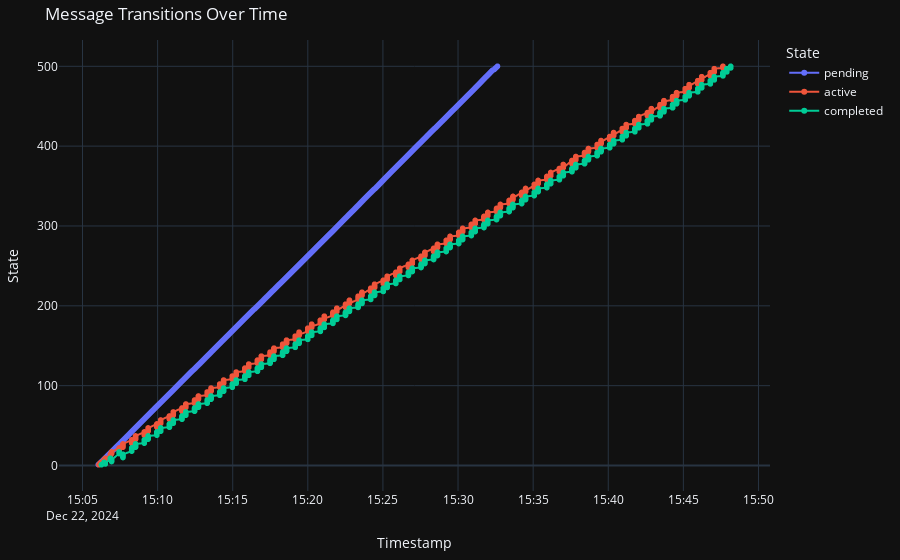
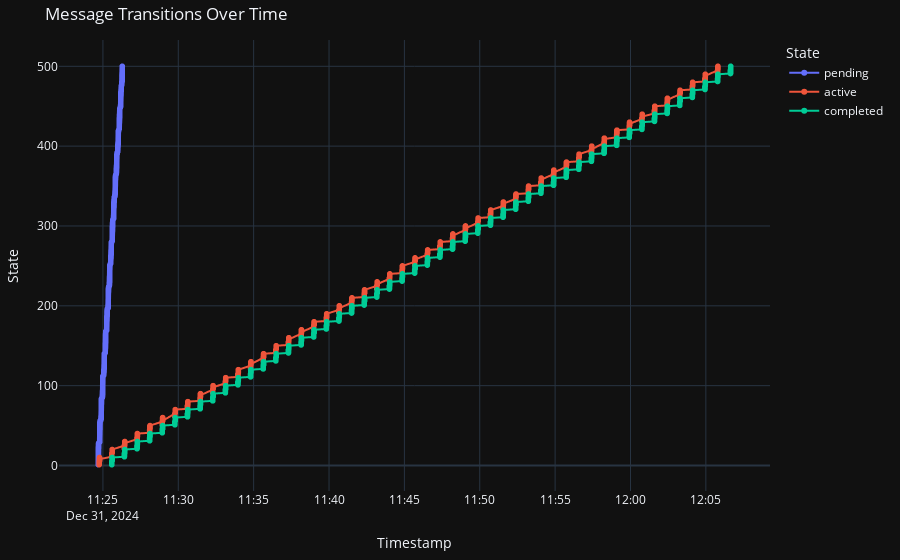

The code cell stored with these charts, in order, in its notebook:
### Code cell
analyze_message_flow(logs500)
analyze_message_flow(logs500_fast)

### Figure 1 — Plotly figure (JSON) as saved in the notebook; plotly's stock layout.template omitted (floating-point values rounded to 4 significant figures; data arrays with more than 128 entries replaced by an {"elided": "..."} marker saying what was removed)
{"data": [{"hovertemplate": "State=pending<br>Time=%{x}<br>message_id=%{y}<extra></extra>", "legendgroup": "pending", "line": {"color": "#636efa", "dash": "solid"}, "marker": {"symbol": "circle"}, "mode": "lines+markers", "name": "pending", "showlegend": true, "type": "scattergl", "x": {"elided": "500 str values"}, "xaxis": "x", "y": {"elided": "500 int values"}, "yaxis": "y"}, {"hovertemplate": "State=active<br>Time=%{x}<br>message_id=%{y}<extra></extra>", "legendgroup": "active", "line": {"color": "#EF553B", "dash": "solid"}, "marker": {"symbol": "circle"}, "mode": "lines+markers", "name": "active", "showlegend": true, "type": "scattergl", "x": {"elided": "500 str values"}, "xaxis": "x", "y": {"elided": "500 int values"}, "yaxis": "y"}, {"hovertemplate": "State=completed<br>Time=%{x}<br>message_id=%{y}<extra></extra>", "legendgroup": "completed", "line": {"color": "#00cc96", "dash": "solid"}, "marker": {"symbol": "circle"}, "mode": "lines+markers", "name": "completed", "showlegend": true, "type": "scattergl", "x": {"elided": "500 str values"}, "xaxis": "x", "y": {"elided": "500 int values"}, "yaxis": "y"}], "layout": {"hovermode": "closest", "legend": {"title": {"text": "State"}, "tracegroupgap": 0}, "margin": {"b": 40, "l": 40, "r": 40, "t": 40}, "title": {"text": "Message Transitions Over Time"}, "xaxis": {"anchor": "y", "domain": [0, 1], "showgrid": true, "title": {"text": "Timestamp"}}, "yaxis": {"anchor": "x", "domain": [0, 1], "showgrid": true, "title": {"text": "State"}}}}

### Figure 2 — Plotly figure (JSON) as saved in the notebook; plotly's stock layout.template omitted (floating-point values rounded to 4 significant figures; data arrays with more than 128 entries replaced by an {"elided": "..."} marker saying what was removed)
{"data": [{"hovertemplate": "State=pending<br>Time=%{x}<br>message_id=%{y}<extra></extra>", "legendgroup": "pending", "line": {"color": "#636efa", "dash": "solid"}, "marker": {"symbol": "circle"}, "mode": "lines+markers", "name": "pending", "showlegend": true, "type": "scattergl", "x": {"elided": "500 str values"}, "xaxis": "x", "y": {"elided": "500 int values"}, "yaxis": "y"}, {"hovertemplate": "State=active<br>Time=%{x}<br>message_id=%{y}<extra></extra>", "legendgroup": "active", "line": {"color": "#EF553B", "dash": "solid"}, "marker": {"symbol": "circle"}, "mode": "lines+markers", "name": "active", "showlegend": true, "type": "scattergl", "x": {"elided": "500 str values"}, "xaxis": "x", "y": {"elided": "500 int values"}, "yaxis": "y"}, {"hovertemplate": "State=completed<br>Time=%{x}<br>message_id=%{y}<extra></extra>", "legendgroup": "completed", "line": {"color": "#00cc96", "dash": "solid"}, "marker": {"symbol": "circle"}, "mode": "lines+markers", "name": "completed", "showlegend": true, "type": "scattergl", "x": {"elided": "500 str values"}, "xaxis": "x", "y": {"elided": "500 int values"}, "yaxis": "y"}], "layout": {"hovermode": "closest", "legend": {"title": {"text": "State"}, "tracegroupgap": 0}, "margin": {"b": 40, "l": 40, "r": 40, "t": 40}, "title": {"text": "Message Transitions Over Time"}, "xaxis": {"anchor": "y", "domain": [0, 1], "showgrid": true, "title": {"text": "Timestamp"}}, "yaxis": {"anchor": "x", "domain": [0, 1], "showgrid": true, "title": {"text": "State"}}}}
